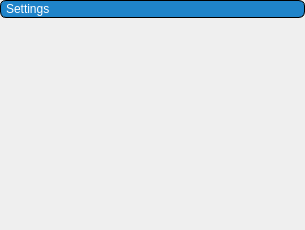
<?xml version="1.0" encoding="UTF-8"?>
<ui version="4.0">
 <class>button_collapse_settings</class>
 <widget class="QWidget" name="button_collapse_settings">
  <property name="geometry">
   <rect>
    <x>0</x>
    <y>0</y>
    <width>305</width>
    <height>230</height>
   </rect>
  </property>
  <property name="windowTitle">
   <string>Form</string>
  </property>
  <property name="windowIcon">
   <iconset resource="gex.qrc">
    <normaloff>:/gex/icons/gex_application_48x48.png</normaloff>:/gex/icons/gex_application_48x48.png</iconset>
  </property>
  <layout class="QVBoxLayout" name="verticalLayout">
   <property name="leftMargin">
    <number>0</number>
   </property>
   <property name="topMargin">
    <number>0</number>
   </property>
   <property name="rightMargin">
    <number>0</number>
   </property>
   <property name="bottomMargin">
    <number>0</number>
   </property>
   <item>
    <widget class="QPushButton" name="pushButtonSettings">
     <property name="minimumSize">
      <size>
       <width>300</width>
       <height>18</height>
      </size>
     </property>
     <property name="styleSheet">
      <string notr="true">text-align: left;
padding-left:5px;
background-color:rgba(31, 132, 202, 255);
/*background-color: qlineargradient(spread:pad, x1:1, y1:1, x2:0.355, y2:0.699, stop:0 rgba(0, 56, 168, 255), stop:1  rgba(31, 132, 202, 255));*/
border:1px solid black;
border-radius: 6px;
color:white</string>
     </property>
     <property name="text">
      <string>Settings</string>
     </property>
     <property name="icon">
      <iconset resource="../../gex.qrc">
       <normaloff>:/gex/icons/RightTriangle.png</normaloff>:/gex/icons/RightTriangle.png</iconset>
     </property>
     <property name="flat">
      <bool>false</bool>
     </property>
    </widget>
   </item>
   <item>
    <spacer name="verticalSpacer">
     <property name="orientation">
      <enum>Qt::Vertical</enum>
     </property>
     <property name="sizeType">
      <enum>QSizePolicy::Fixed</enum>
     </property>
     <property name="sizeHint" stdset="0">
      <size>
       <width>20</width>
       <height>20</height>
      </size>
     </property>
    </spacer>
   </item>
   <item>
    <widget class="QFrame" name="frame">
     <property name="frameShape">
      <enum>QFrame::NoFrame</enum>
     </property>
     <property name="frameShadow">
      <enum>QFrame::Raised</enum>
     </property>
    </widget>
   </item>
  </layout>
 </widget>
 <resources>
  <include location="../../gex.qrc"/>
 </resources>
 <connections/>
</ui>
